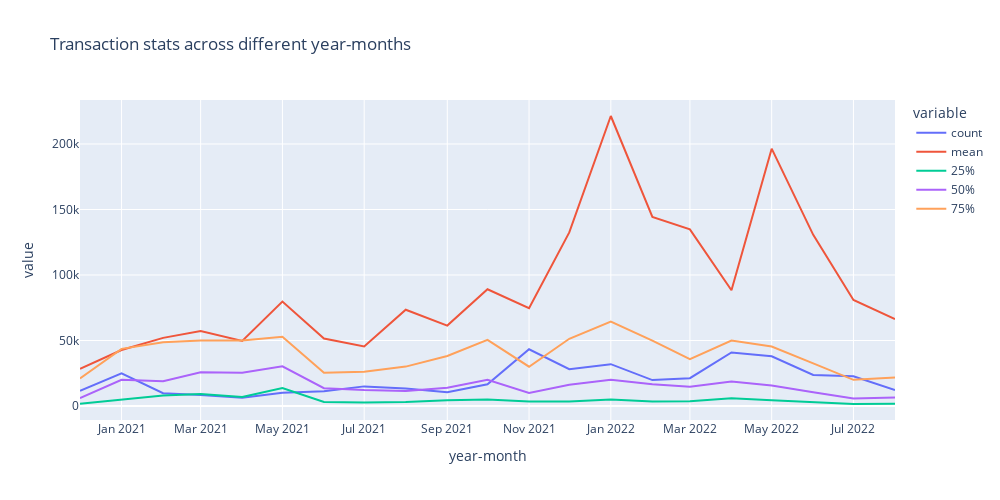

Notebook cell for this chart:
### Code cell
fig = px.line(pdf_txn_monthly_stats, x='year-month', y=["count","mean","25%","50%","75%"],
title='Transaction stats across different year-months',width=1000,height=500)
fig.show()

### Figure 1 — Plotly figure (JSON) as saved in the notebook; plotly's stock layout.template omitted (floating-point values rounded to 4 significant figures)
{"data": [{"hovertemplate": "variable=count<br>year-month=%{x}<br>value=%{y}<extra></extra>", "legendgroup": "count", "line": {"color": "#636efa", "dash": "solid"}, "marker": {"symbol": "circle"}, "mode": "lines", "name": "count", "orientation": "v", "showlegend": true, "type": "scatter", "x": ["2020-12", "2021-01", "2021-02", "2021-03", "2021-04", "2021-05", "2021-06", "2021-07", "2021-08", "2021-09", "2021-10", "2021-11", "2021-12", "2022-01", "2022-02", "2022-03", "2022-04", "2022-05", "2022-06", "2022-07", "2022-08"], "xaxis": "x", "y": [11683, 24855, 9768, 8443, 6369, 10210, 11324, 14983, 13352, 10593, 16580, 43292, 28161, 31931, 19770, 21266, 40872, 37948, 23679, 22771, 12209], "yaxis": "y"}, {"hovertemplate": "variable=mean<br>year-month=%{x}<br>value=%{y}<extra></extra>", "legendgroup": "mean", "line": {"color": "#EF553B", "dash": "solid"}, "marker": {"symbol": "circle"}, "mode": "lines", "name": "mean", "orientation": "v", "showlegend": true, "type": "scatter", "x": ["2020-12", "2021-01", "2021-02", "2021-03", "2021-04", "2021-05", "2021-06", "2021-07", "2021-08", "2021-09", "2021-10", "2021-11", "2021-12", "2022-01", "2022-02", "2022-03", "2022-04", "2022-05", "2022-06", "2022-07", "2022-08"], "xaxis": "x", "y": [28430.0, 42730.0, 52010.0, 57190.0, 49710.0, 79780.0, 51530.0, 45400.0, 73480.0, 61410.0, 89090.0, 74710.0, 132500.0, 221400.0, 144300.0, 134800.0, 88350.0, 196400.0, 130600.0, 80980.0, 66360.0], "yaxis": "y"}, {"hovertemplate": "variable=25%<br>year-month=%{x}<br>value=%{y}<extra></extra>", "legendgroup": "25%", "line": {"color": "#00cc96", "dash": "solid"}, "marker": {"symbol": "circle"}, "mode": "lines", "name": "25%", "orientation": "v", "showlegend": true, "type": "scatter", "x": ["2020-12", "2021-01", "2021-02", "2021-03", "2021-04", "2021-05", "2021-06", "2021-07", "2021-08", "2021-09", "2021-10", "2021-11", "2021-12", "2022-01", "2022-02", "2022-03", "2022-04", "2022-05", "2022-06", "2022-07", "2022-08"], "xaxis": "x", "y": [1741.0, 5000, 7983.0, 9146.0, 6900.0, 13650.0, 3062.0, 2620.0, 3000, 4397.0, 5000, 3375.0, 3500, 4943.0, 3456.0, 3584.0, 5950, 4323.0, 2755.0, 1536.0, 1735.0], "yaxis": "y"}, {"hovertemplate": "variable=50%<br>year-month=%{x}<br>value=%{y}<extra></extra>", "legendgroup": "50%", "line": {"color": "#ab63fa", "dash": "solid"}, "marker": {"symbol": "circle"}, "mode": "lines", "name": "50%", "orientation": "v", "showlegend": true, "type": "scatter", "x": ["2020-12", "2021-01", "2021-02", "2021-03", "2021-04", "2021-05", "2021-06", "2021-07", "2021-08", "2021-09", "2021-10", "2021-11", "2021-12", "2022-01", "2022-02", "2022-03", "2022-04", "2022-05", "2022-06", "2022-07", "2022-08"], "xaxis": "x", "y": [5957.0, 20000, 18900.0, 25690.0, 25390.0, 30350.0, 13640.0, 12240.0, 11540.0, 13940.0, 19950.0, 10000, 16160.0, 20020.0, 16670.0, 14700.0, 18750.0, 15680.0, 10440.0, 5753.0, 6476.0], "yaxis": "y"}, {"hovertemplate": "variable=75%<br>year-month=%{x}<br>value=%{y}<extra></extra>", "legendgroup": "75%", "line": {"color": "#FFA15A", "dash": "solid"}, "marker": {"symbol": "circle"}, "mode": "lines", "name": "75%", "orientation": "v", "showlegend": true, "type": "scatter", "x": ["2020-12", "2021-01", "2021-02", "2021-03", "2021-04", "2021-05", "2021-06", "2021-07", "2021-08", "2021-09", "2021-10", "2021-11", "2021-12", "2022-01", "2022-02", "2022-03", "2022-04", "2022-05", "2022-06", "2022-07", "2022-08"], "xaxis": "x", "y": [20980.0, 43630.0, 48610.0, 50050.0, 50000, 52890.0, 25440.0, 26160.0, 30080.0, 38210.0, 50470.0, 30000, 51310.0, 64490.0, 49970.0, 35750.0, 49980.0, 45470.0, 32560.0, 20000, 21780.0], "yaxis": "y"}], "layout": {"height": 500, "legend": {"title": {"text": "variable"}, "tracegroupgap": 0}, "title": {"text": "Transaction stats across different year-months"}, "width": 1000, "xaxis": {"anchor": "y", "domain": [0, 1], "title": {"text": "year-month"}}, "yaxis": {"anchor": "x", "domain": [0, 1], "title": {"text": "value"}}}}
